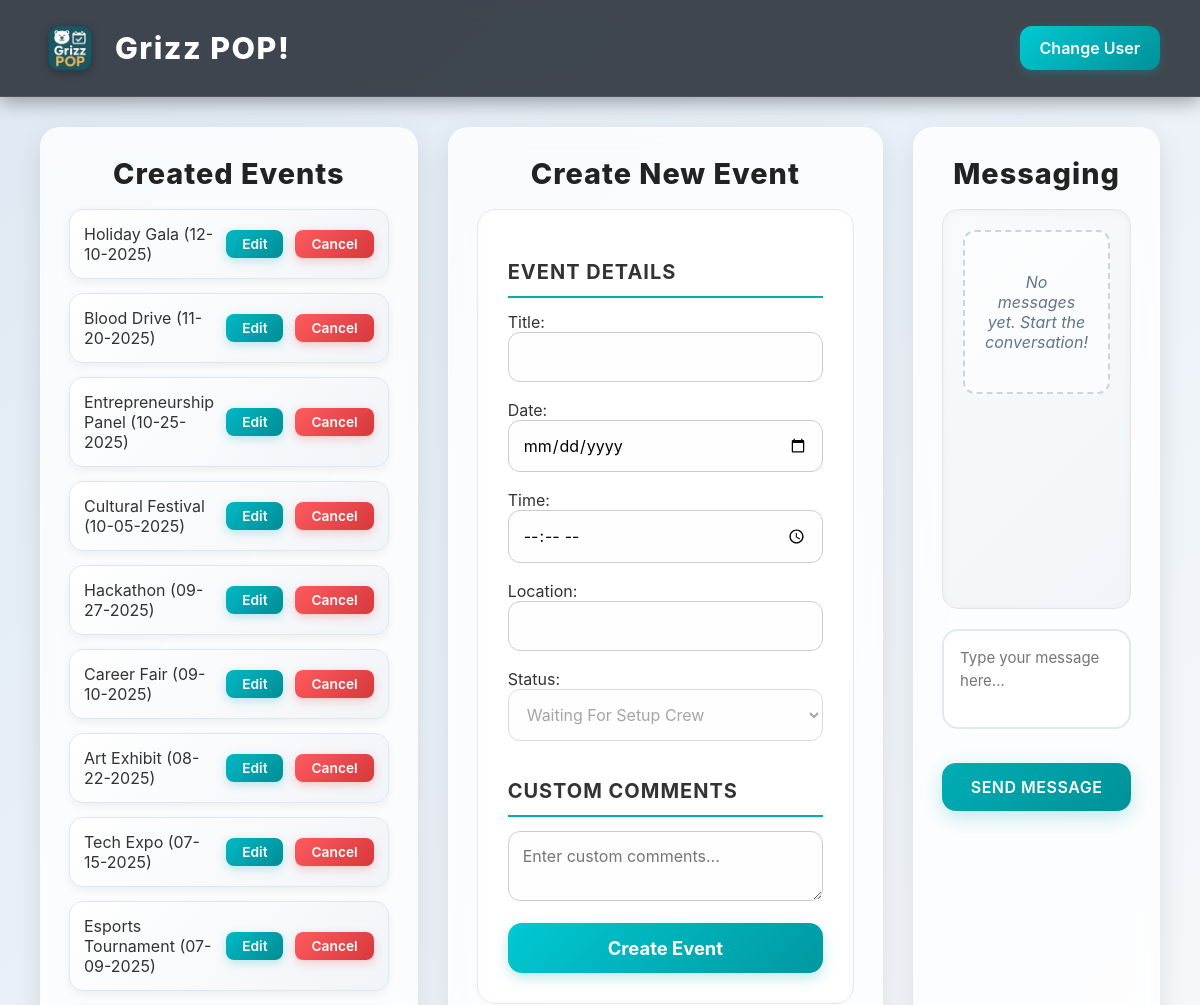
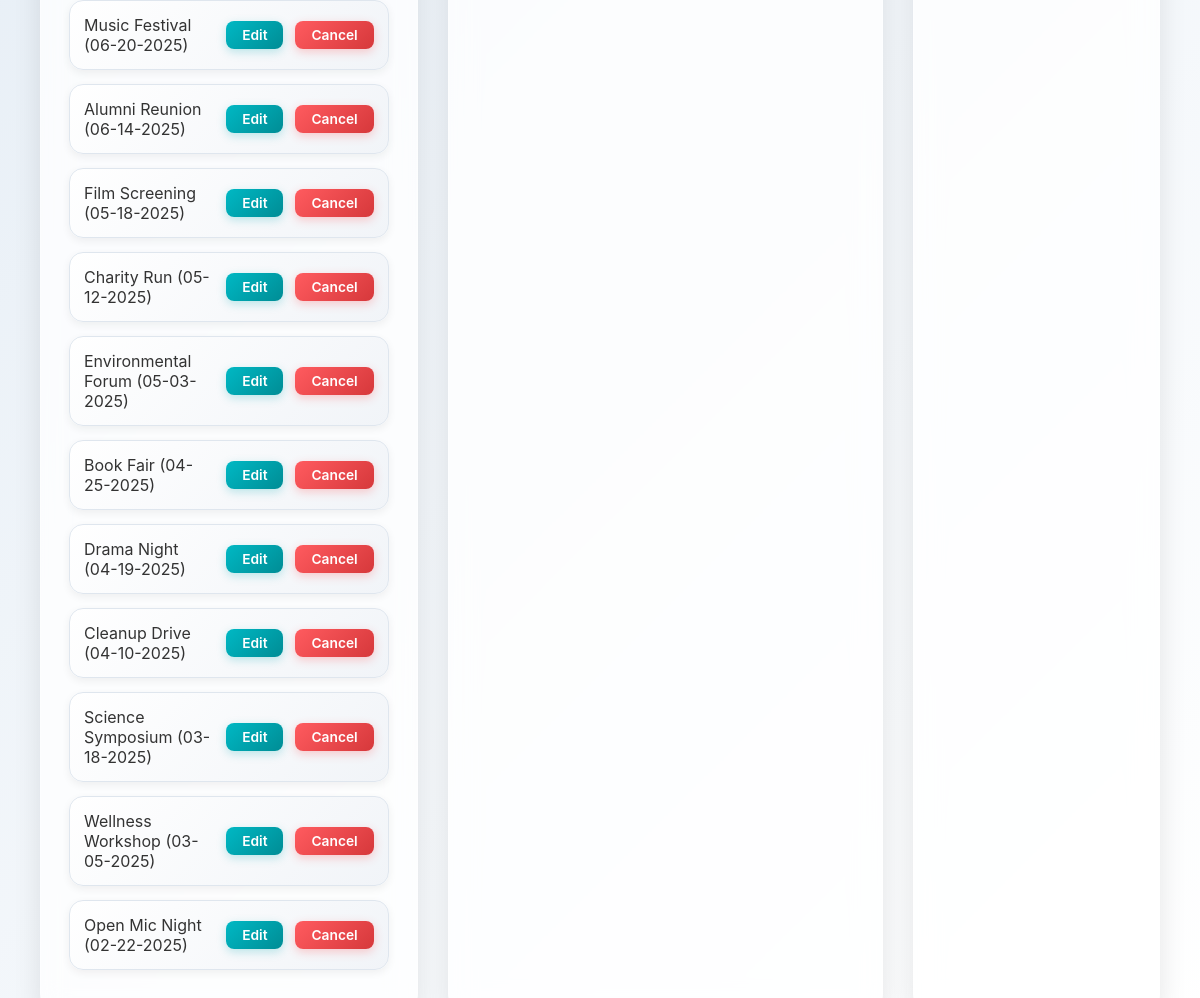
The page /creation_user.php on the database its author committed (2 pictures, top to bottom).
### tables this page shows
CREATE TABLE events (
    eventID INT AUTO_INCREMENT PRIMARY KEY,
    title VARCHAR(100) NOT NULL,
    description TEXT,
    location VARCHAR(100),
    date DATE,
    time TIME,
    status ENUM('Planned','Scheduled','Completed','Cancelled'),
    setupList VARCHAR(255),
    organizerID INT,
    FOREIGN KEY (organizerID) REFERENCES users(userID)
);

### creation_user.php (the view, shortened to what this page needs)
<?php
$servername = "localhost";
$username = "root";
$password = "";
$dbname = "grizz_pop_database";
$conn = new mysqli($servername, $username, $password, $dbname);
$createdEvents = [];
$sqlCreated = "
  SELECT eventID, title, date, status
  FROM events
  ORDER BY date DESC
";
$resultCreated = $conn->query($sqlCreated);
if ($resultCreated && $resultCreated->num_rows > 0) {
  while ($row = $resultCreated->fetch_assoc()) {
    $createdEvents[] = $row;
  }
}
$messages = [];
$currentUserID = 3;
?>
<!DOCTYPE html>
<html lang="en">
  <head>
      <link rel="stylesheet" href="creationUser.css">
  </head>
  <body>
    <header>
  <div class="logo-container">
      <img src="images/Grizz POP.png" alt="Grizz POP Logo" class="logo">
      <span class="logo-text">Grizz POP!</span>
  </div>
  <div class="user-menu">
      <button onclick="changeUser()">Change User</button>
  </div>
</header>
    <main>
      <section class="createdEvents">
        <h2>Created Events</h2>
        <ul>
          <?php if (count($createdEvents) > 0): ?>
            <?php foreach ($createdEvents as $ev): ?>
              <li>
                <?= htmlspecialchars($ev["title"]) ?>
                (<?= date("m-d-Y", strtotime($ev["date"])) ?>)
                <a class="edit-btn" href="edit_event.php?id=<?= $ev['eventID'] ?>">Edit</a>
                <a class="cancel-btn"
                   href="cancel_event.php?id=<?= $ev['eventID'] ?>"
                   onclick="return confirm('Are you sure you want to cancel this event?');">
                   Cancel
                </a>
              </li>
            <?php endforeach; ?>
          <?php else: ?>
            <li>No events created yet.</li>
          <?php endif; ?>
        </ul>
      </section>
      <section class="createEvent">
          <h2>Create New Event</h2>
          <div class="eventDetailsBox">
              <form method="POST">
                  <div class="sectionHeader">Event Details</div>
                  <label>Title:</label>
                  <input type="text" name="title" required>
                  <label>Date:</label>
                  <input type="date" name="date" required>
                  <label>Time:</label>
                  <input type="time" name="time">
                  <label>Location:</label>
                  <input type="text" name="location" required>
                  <label>Status:</label>
                  <select name="status" disabled>
                      <option value="Waiting For Setup Crew">Waiting For Setup Crew</option>
                  </select>
                  <div class="sectionHeader">Custom Comments</div>
                  <textarea name="comments" placeholder="Enter custom comments..."></textarea>
                  <button type="submit" class="submitBtn">Create Event</button>
              </form>
          </div>
      </section>
      <section class="messaging">
          <h2>Messaging</h2>
          <div class="messages-container">
              <?php if (count($messages) > 0): ?>
                  <?php foreach ($messages as $msg): ?>
                      <div class="message <?= $msg['senderID'] == $currentUserID ? 'message-sent' : 'message-received' ?>">
                          <div class="message-bubble">
                              <div class="message-content">
                                  <?= htmlspecialchars($msg['message'] ?? '') ?>
                              </div>
                              <div class="message-info">
                                  <div class="message-user">
                                      <span class="sender-name"><?= htmlspecialchars($msg['displayName'] ?? 'Unknown User') ?></span>
                                      <span class="user-badge"><?= ucfirst($msg['userRole'] ?? 'Unknown') ?></span>
                                  </div>
                                  <span class="message-time"><?= date("g:i A", strtotime($msg['timestamp'])) ?></span>
                              </div>
                          </div>
                      </div>
                  <?php endforeach; ?>
              <?php else: ?>
                  <div class="no-messages">No messages yet. Start the conversation!</div>
              <?php endif; ?>
          </div>
          <form method="POST" class="message-form">
              <textarea name="message" placeholder="Type your message here..." required></textarea>
              <button type="submit" class="sendMsgBtn">Send Message</button>
          </form>
      </section>
    </main>
  </body>
</html>

### creationUser.css (style rules this page uses)
* { margin: 0; padding: 0; box-sizing: border-box; font-family: "Inter", Arial, sans-serif; }
body { background: linear-gradient(135deg, #dfe9f3, #ffffff); color: #333; min-height: 100vh; display: flex; flex-direction: column; }
body, section { animation: fadeIn 0.6s ease-in-out; }
header { display: flex; justify-content: space-between; align-items: center; padding: 18px 40px; background: rgba(34, 40, 49, 0.85); backdrop-filter: blur(10px); border-bottom: 1px solid rgba(255,255,255,0.08); box-shadow: 0 5px 18px rgba(0,0,0,0.35); color: white; }
.logo-container { display: flex; align-items: center; gap: 15px; }
.logo { height: 60px; filter: drop-shadow(0px 2px 4px rgba(0,0,0,0.3)); }
.logo-text { font-size: 1.9rem; font-weight: 800; letter-spacing: 1.5px; }
header button { background: linear-gradient(135deg, #00c9d2, #009198); border: none; padding: 12px 20px; border-radius: 12px; color: white; cursor: pointer; font-size: 1rem; transition: 0.25s ease-in-out; font-weight: 600; box-shadow: 0 3px 10px rgba(0, 173, 181, 0.3); }
main { display: flex; flex: 1; gap: 30px; padding: 30px 40px; }
section { background: rgba(255, 255, 255, 0.77); backdrop-filter: blur(14px); border-radius: 20px; padding: 28px; box-shadow: 0 10px 28px rgba(0,0,0,0.1); border: 1px solid rgba(255,255,255,0.3); transition: 0.3s ease; }
.createdEvents { flex: 1.2; }
.createEvent { flex: 2; }
.messaging { flex: 1; }
h2 { font-size: 1.8rem; font-weight: 800; margin-bottom: 18px; text-align: center; color: #222; letter-spacing: 1px; }
.createdEvents ul { list-style: none; }
.createdEvents ul li { padding: 14px; margin-bottom: 14px; background: linear-gradient(135deg, #ffffff, #f1f4f8); border-radius: 14px; display: flex; align-items: center; gap: 12px; border: 1px solid #dfe6ee; box-shadow: 0 3px 8px rgba(0,0,0,0.06); transition: 0.25s ease; }
.edit-btn, .cancel-btn { padding: 6px 16px; border-radius: 8px; text-decoration: none; font-size: 0.86rem; font-weight: 600; transition: 0.2s ease; }
.edit-btn { background: linear-gradient(135deg, #00b8c4, #008d95); color: white; margin-left: auto; box-shadow: 0 3px 10px rgba(0, 173, 181, 0.25); }
.cancel-btn { background: linear-gradient(135deg, #ff5b5f, #d6383b); color: white; box-shadow: 0 3px 10px rgba(255, 61, 64, 0.25); }
.eventDetailsBox { background: white; border-radius: 18px; padding: 30px; border: 1px solid #e7e7e7; box-shadow: inset 0 0 10px rgba(0,0,0,0.02); }
.sectionHeader { font-size: 1.25rem; font-weight: 700; margin: 20px 0 14px 0; padding-bottom: 12px; border-bottom: 2px solid #00adb5; text-transform: uppercase; letter-spacing: 1px; }
input, select, textarea { width: 100%; padding: 14px; margin-bottom: 18px; border: 1px solid #ccc; border-radius: 12px; background: #fefefe; font-size: 1rem; transition: 0.25s; }
.submitBtn { width: 100%; padding: 14px; font-size: 1.15rem; border-radius: 14px; font-weight: 700; border: none; background: linear-gradient(135deg, #00c9d2, #0098a0); color: white; box-shadow: 0 5px 14px rgba(0, 173, 181, 0.25); transition: 0.3s ease; }
.messages-container { height: 400px; overflow-y: auto; border: 1px solid #e1e5e9; border-radius: 16px; padding: 20px; background: linear-gradient(135deg, #f8fafc, #f1f5f9); margin-bottom: 20px; display: flex; flex-direction: column; gap: 16px; scroll-behavior: smooth; box-shadow: inset 0 2px 10px rgba(0,0,0,0.04); }
.message-form { display: flex; flex-direction: column; gap: 16px; }
.message-form textarea { width: 100%; height: 100px; padding: 16px; border: 2px solid #e2e8f0; border-radius: 16px; resize: none; font-size: 15px; background: #ffffff; transition: all 0.3s ease; font-family: inherit; line-height: 1.5; }
.no-messages { text-align: center; color: #64748b; font-style: italic; padding: 40px 20px; background: rgba(255,255,255,0.6); border-radius: 12px; border: 2px dashed #cbd5e1; }
.sendMsgBtn { width: 100%; padding: 14px; background: linear-gradient(135deg, #00adb5, #009198); color: white; border: none; border-radius: 14px; cursor: pointer; font-size: 16px; font-weight: 600; transition: all 0.3s ease; box-shadow: 0 6px 20px rgba(0,173,181,0.25); text-transform: uppercase; letter-spacing: 0.5px; }

### rows shown on the page
events: title "Holiday Gala", date "12-10-2025"
events: title "Blood Drive", date "11-20-2025"
events: title "Entrepreneurship Panel", date "10-25-2025"
events: title "Cultural Festival", date "10-05-2025"
events: title "Hackathon", date "09-27-2025"
events: title "Career Fair", date "09-10-2025"
events: title "Art Exhibit", date "08-22-2025"
events: title "Tech Expo", date "07-15-2025"
events: title "Esports Tournament", date "07-09-2025"
events: title "Music Festival", date "06-20-2025"
events: title "Alumni Reunion", date "06-14-2025"
events: title "Film Screening", date "05-18-2025"
events: title "Charity Run", date "05-12-2025"
events: title "Environmental Forum", date "05-03-2025"
events: title "Book Fair", date "04-25-2025"
events: title "Drama Night", date "04-19-2025"
events: title "Cleanup Drive", date "04-10-2025"
events: title "Science Symposium", date "03-18-2025"
events: title "Wellness Workshop", date "03-05-2025"
events: title "Open Mic Night", date "02-22-2025"
